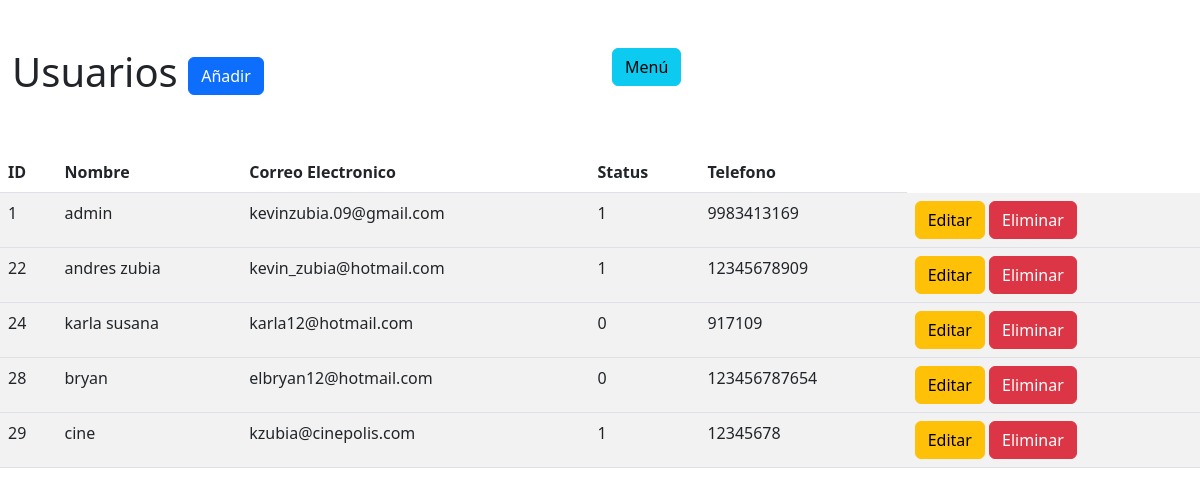
/Spending_tracker/usuarios/index.php (signed in), run on the app's committed database.
### tables this page shows
CREATE TABLE `usuarios` (
  `ID` int(11) NOT NULL,
  `nombre` varchar(255) NOT NULL,
  `correo` varchar(255) NOT NULL,
  `password` varchar(255) NOT NULL,
  `status` int(1) NOT NULL DEFAULT 0,
  `telefono` text NOT NULL
);

### Spending_tracker/usuarios/index.php (the view, shortened to what this page needs)
<?php
require_once("../config/config.php");
$query = "SELECT * FROM usuarios";
$conexion->query($query);
$result = $conexion->query($query);
?>
<!DOCTYPE html>
<html lang="en">
<head>
<link href="https://cdn.jsdelivr.net/npm/bootstrap@5.2.2/dist/css/bootstrap.min.css" rel="stylesheet">
</head>
<body>
    <div class="container-fluid">
        <div class="row mt-5">
            <div class="col">
               <h1>Usuarios <a href="form-insert-user2.php" class="btn btn-primary" >Añadir</a></h1>
            </div>
          <div class="col">
          <a href="../menu/menu.php" class="btn btn-info" >Menú</a></h1>
          </div>
        </div>
    </div>
    <div class="row mt-5">
    <div class="col">
      <table class="table table-striped table-hover">
          <thead>
            <tr>
                <th>ID</th>
                <th>Nombre</th>
                <th>Correo Electronico</th>
                <th>Status</th>
                <th>Telefono</th>
</tr>
</thead>
<tbody>
    <?php
    while ($row = $result->fetch_assoc()) {
        ?>
    <tr>
        <td><?php echo $row["ID"]; ?> </td>
        <td><?php echo $row["nombre"]; ?> </td>
        <td><?php echo $row["correo"]; ?> </td>
        <td><?php echo $row["status"]; ?> </td>
        <td><?php echo $row["telefono"]; ?> </td>
        <td>
            <a href="form-update-user.php?ID=<?php echo $row["ID"]; ?>" class="btn btn-warning" >Editar</a>
            <a href="config/delete_user.php?ID=<?php echo $row["ID"]; ?> "   class="btn btn-danger" >Eliminar</a>
        </td>
</tr>
</tbody>
<?php } ?>
      </table>
    </div>
    </div>
</body>
</html>

### data on the page
usuarios: ID "1", nombre "admin", correo "kevinzubia.09@gmail.com", status "1", telefono "9983413169"
usuarios: ID "22", nombre "andres zubia", correo "kevin_zubia@hotmail.com", status "1", telefono "12345678909"
usuarios: ID "24", nombre "karla susana", correo "karla12@hotmail.com", status "0", telefono "917109"
usuarios: ID "28", nombre "bryan", correo "elbryan12@hotmail.com", status "0", telefono "123456787654"
usuarios: ID "29", nombre "cine", correo "kzubia@cinepolis.com", status "1", telefono "12345678"
